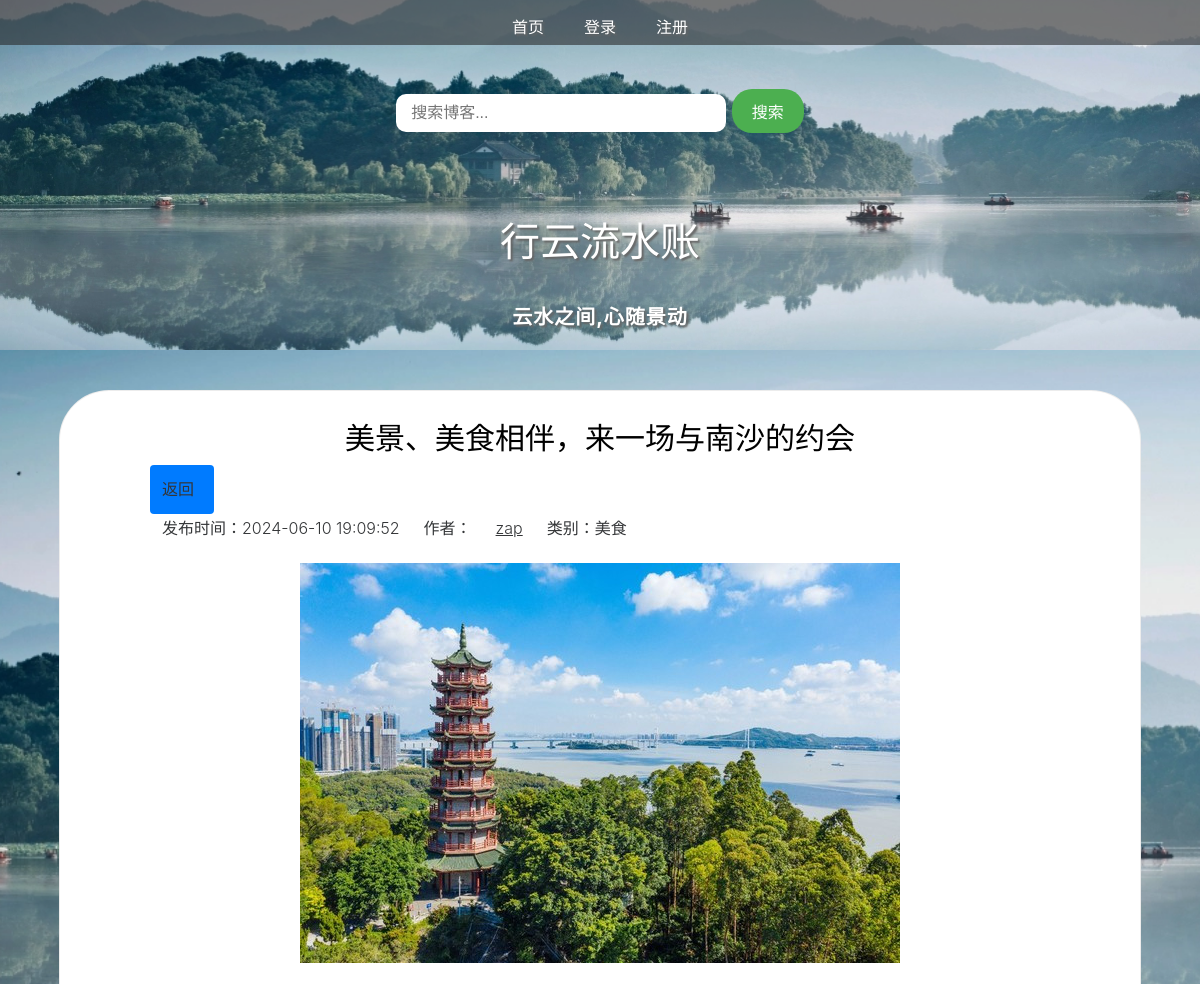
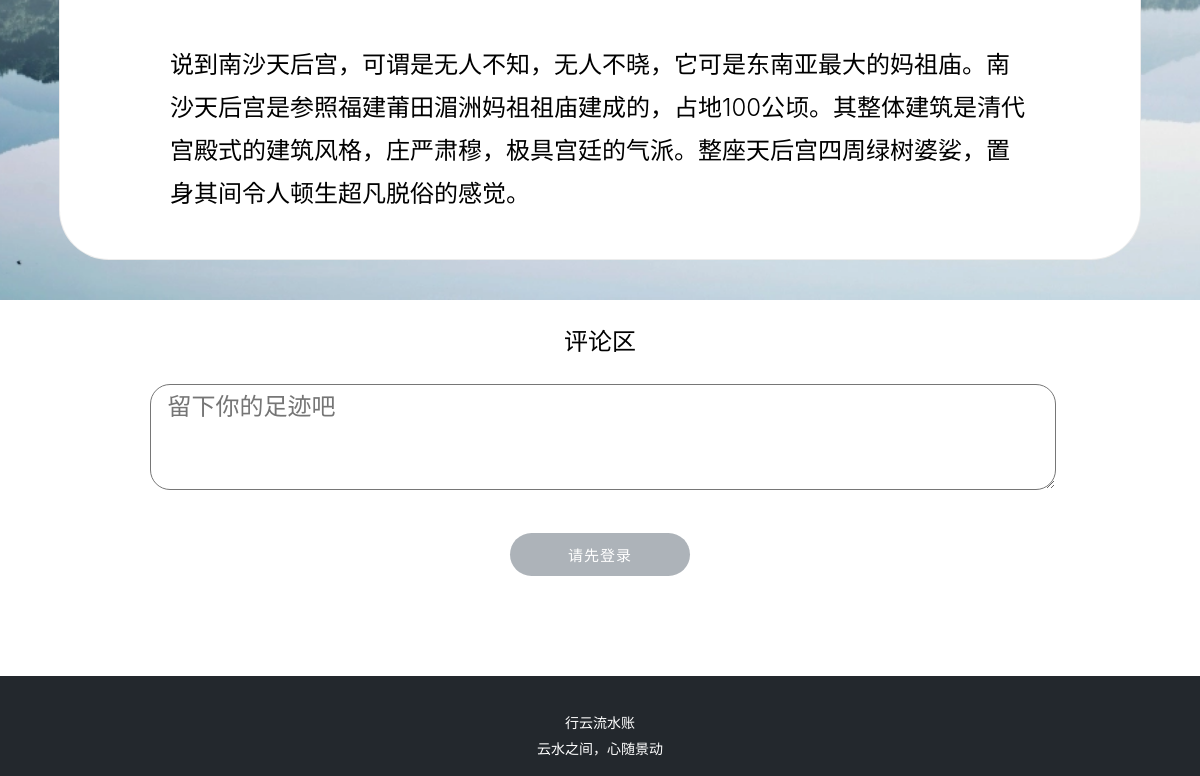
Page /blog_article.php?blog_id=1 on the committed database (2 pictures, top to bottom).
### tables this page shows
CREATE TABLE `article` (
  `id` int(11) UNSIGNED NOT NULL,
  `type_id` int(11) NOT NULL,
  `title` varchar(200) NOT NULL,
  `content` text NOT NULL,
  `author` varchar(20) NOT NULL,
  `pubtime` datetime NOT NULL,
  `picture` varchar(50) NOT NULL,
  `is_deleted` tinyint(1) NOT NULL DEFAULT '0'
);

CREATE TABLE `article_type` (
  `type_id` int(11) UNSIGNED NOT NULL,
  `type_name` varchar(30) NOT NULL
);

### blog_article.php (the view, shortened to what this page needs)
<?php
require("./header.php");
$link = @mysqli_connect(HOST, USER, PASS, DBNAME) or die("ERROR: CANNOT CONNECT TO DATABASE!");
$blog_id = intval($_GET["blog_id"]);
$get_one_sql = "select a.*, t.type_name from article a
                LEFT JOIN article_type t ON a.type_id = t.type_id
                where a.id = $blog_id";
$res_one_article = mysqli_query($link, $get_one_sql);
$article_info = mysqli_fetch_array($res_one_article);
$picture_path = "./uploads/" . $article_info["picture"];
?>
<!DOCTYPE html>
<html>
<head>
    <link rel="stylesheet" type="text/css" href="./css/blog_article.css">
</head>
<body>
    <div class="bg">
        <div class="bloginfo">
            <div class="article_title">
                <div class="title-container">
                    <h2><?php echo $article_info['title']; ?></h2>
                </div>
                <div class="return-btn-container">
                        <a href="javascript:history.go(-1);" class="return-btn">返回</a>
                    </div>
                <div class="author_time">
                    <?php
                    echo '<a>发布时间：' . $article_info['pubtime'] . '</a>';
                    echo '<a>作者：<a href="./author_page.php?username=' . $article_info["author"] . '">' . $article_info["author"] . '</a></a>';
                    echo '<a>类别：' . $article_info["type_name"] . '</a>';
                    ?>
                </div>
                <img src="<?php echo $picture_path; ?>" alt="<?php echo $article_info['title']; ?>" class="article-image">
                <p><?php echo $article_info['content']; ?></p>
            </div>
        </div>
    </div>
    <?php include("./comment.php") ?>
    <?php require("./footer.php"); ?>
</body>
</html>

### css/header.css (style rules this page uses)
body { margin: 0; overflow-x: hidden; overflow-y: auto; background-image: url("../images/111.jpg"); background-size: cover; background-repeat: no-repeat; background-position: center; }

### css/blog_article.css (style rules this page uses)
.bg { background-color: #a60909; font-family: -apple-system, BlinkMacSystemFont, opensans, Optima, "Microsoft Yahei", sans-serif; line-height: 1.8; font-size: 16px; font-weight: 300; overflow-x: hidden; margin: 0; background-image: url("../images/111.jpg"); background-size: cover; background-repeat: no-repeat; background-position: center; }
.bloginfo { width: 90%; background-color: #ffffff; margin: 40px auto; border: 1px solid rgba(192, 192, 192, 0.3); transition: all 0.5s; border-radius: 50px; }
.return-btn { display: inline-block; padding: 10px 20px; background-color: #007bff; color: #fff; text-decoration: none; border-radius: 4px; transition: background-color 0.3s; }
.article_title { width: 900px; margin: 20px auto; font-size: 16px; }
.article_title p { padding: 20px; font-size: 24px; }
.article_title h2 { font-weight: normal; text-align: center; font-size: 30px; margin: 0px; }
.article_title a { margin-right: 12px; padding-left: 12px; font-size: 16px; color: #343638; }
.article-image { max-width: 100%; height: auto; display: block; margin: 0 auto; max-height: 400px; padding: 20px; }

### rows in the picture
article: title "美景、美食相伴，来一场与南沙的约会", pubtime "2024-06-10 19:09:52", author "zap", type.type_name "美食", picture (picture), content "说到南沙天后宫，可谓是无人不知，无人不晓，它可是东南亚最大的妈祖庙。南沙天后宫是参照福建莆田湄洲妈祖祖庙建成的，占地100公顷。其整体建筑是清代宫殿式的建筑风格，庄严肃穆，极具宫廷的气派。整座天后宫四周绿树婆娑，置身其间令人顿生超凡脱俗的感觉。"
